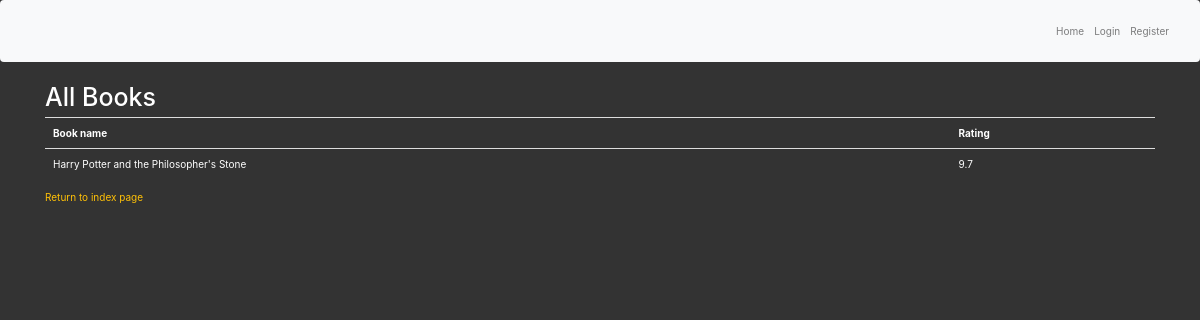
The app's page /books, older data.
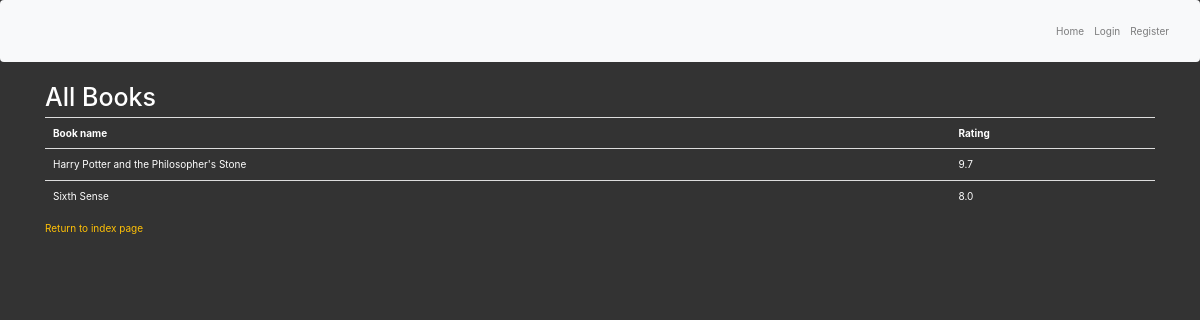
The same page, newer data.
### main.py (models this page shows)
class Book(db.Model):
    id = db.Column(db.Integer, primary_key=True)
    title = db.Column(db.String(250), unique=True, nullable=False)
    rating = db.Column(db.Float, nullable=False)

### main.py (the view)
@app.route('/books')
def books():
    all_books = db.session.query(Book).all()
    return render_template("books.html", books=all_books, logged_in=current_user.is_authenticated)

### templates/books.html (shortened to what this page needs)
{% extends 'bootstrap/base.html' %}
{% block styles %}
{{super()}}
<link rel="stylesheet" href="https://stackpath.bootstrapcdn.com/bootstrap/4.5.2/css/bootstrap.min.css">
<link rel="stylesheet" href="{{url_for('.static', filename='css/styles.css')}}">
{% endblock %}
{% block navbar %}
<nav class="navbar navbar-expand-lg navbar-light bg-light">
  <div class="collapse navbar-collapse">
    <ul class="navbar-nav ml-auto">
      <li class="nav-item">
        <a class="nav-link" href="{{ url_for('home') }}">Home</a>
      </li>
       {% if logged_in: %}
            <li class="nav-item">
                <a class="nav-link" href="{{ url_for('logout') }}">Log Out</a>
            </li>
       {% else: %}
            <li class="nav-item">
                <a class="nav-link" href="{{ url_for('login') }}">Login</a>
            </li>
            <li class="nav-item">
                <a class="nav-link" href="{{ url_for('register') }}">Register</a>
            </li>
        {% endif %}
    </ul>
  </div>
</nav>
{% endblock %}
{% block content %}
<div class="container">
  <div class="row">
    <div class="col-sm-12">
      <h1>All Books</h1>
	  <table class="table">
        <th> Book name </th>
        <th> Rating </th>
        {% for book in books: %}
          <tr>
            <td>{{ book.title }}</td>
            <td>{{ book.rating }}</td>
          </tr>
        {% endfor %}
  	  </table>
      <p><a href="{{ url_for('home') }}">Return to index page</a></p>
    </div>
  </div>
</div>
{% endblock %}

Row changes from the older to the newer data that the page shows:
added Book: title "Sixth Sense", rating "8.0"
